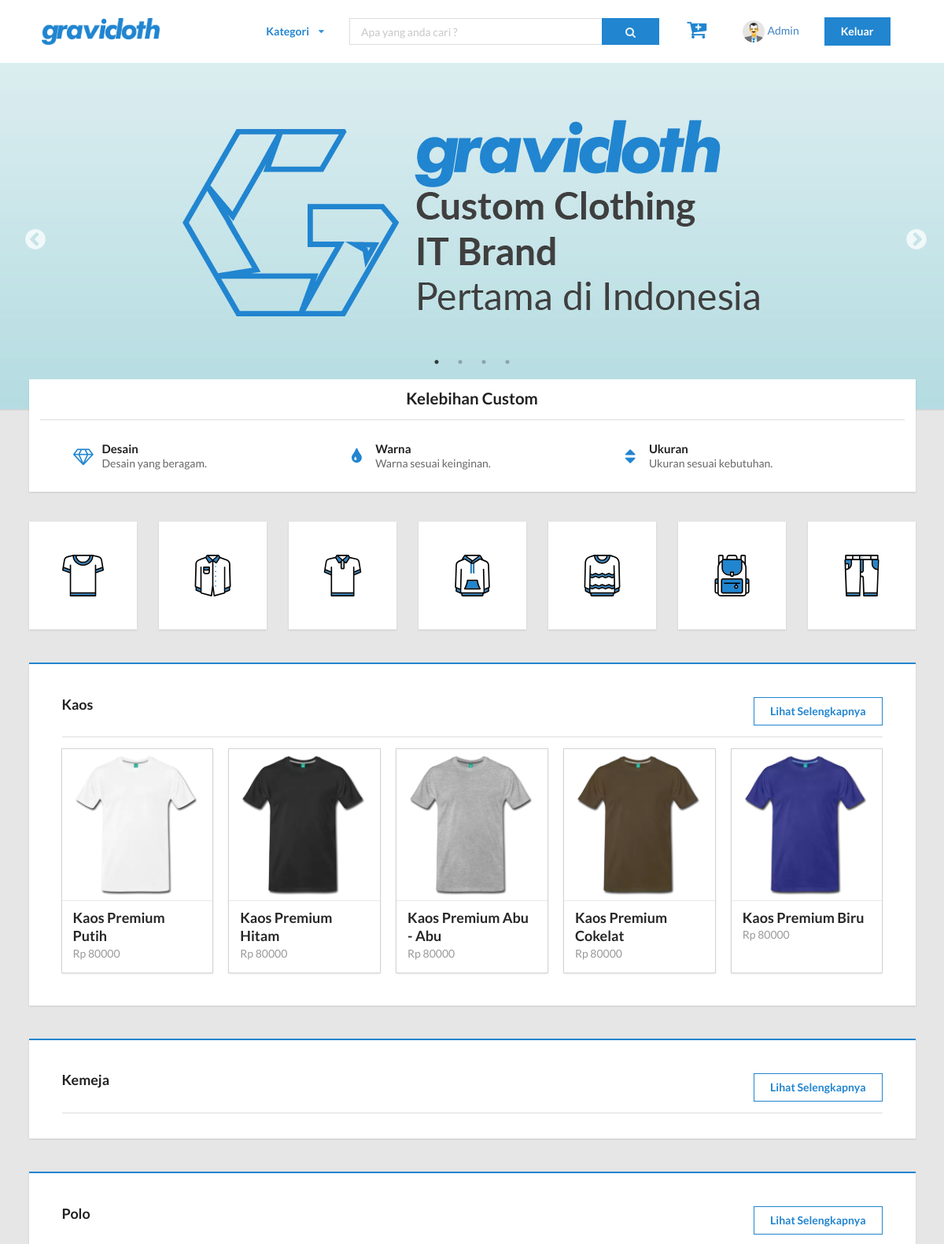
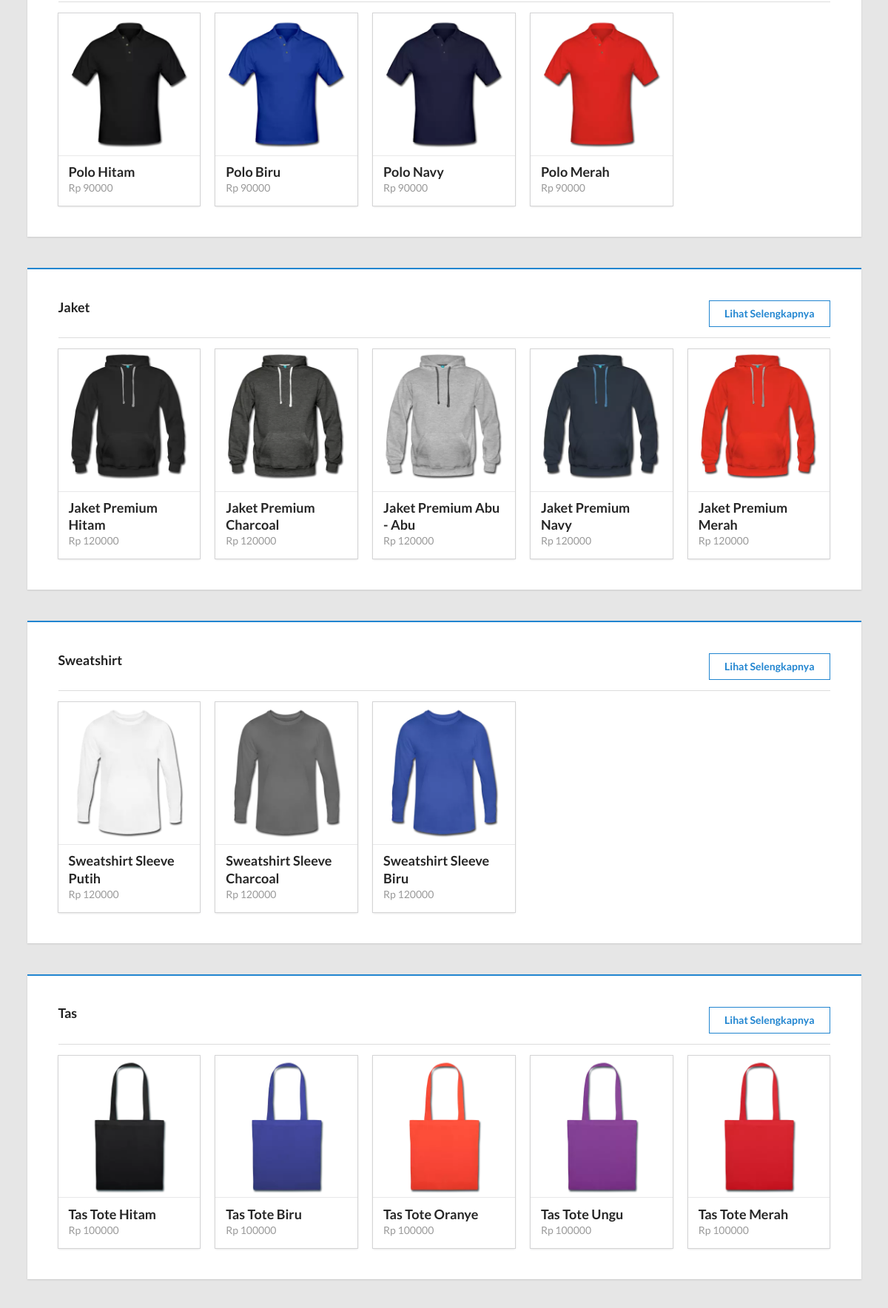
Page /?=home (signed in, upper part) on the committed database (2 pictures, top to bottom).
### tables this page shows
CREATE TABLE `user_detail` (
  `id_user` int(11) NOT NULL,
  `profile_pict` varchar(255) NOT NULL,
  `date_of_birth` date NOT NULL,
  `gender` varchar(1) NOT NULL,
  `address` varchar(255) NOT NULL,
  `phone_number` varchar(15) NOT NULL,
  `id_province` int(11) NOT NULL,
  `id_city` int(11) NOT NULL,
  `postal_code` int(5) NOT NULL
);

CREATE TABLE `user` (
  `id_user` int(11) NOT NULL,
  `id_role` int(11) NOT NULL,
  `name` varchar(50) NOT NULL,
  `email` varchar(255) NOT NULL,
  `password` varchar(255) NOT NULL,
  `created_at` timestamp NOT NULL DEFAULT CURRENT_TIMESTAMP ON UPDATE CURRENT_TIMESTAMP
);

CREATE TABLE `banner` (
  `id_banner` int(11) NOT NULL,
  `banner_name` varchar(20) NOT NULL,
  `banner_description` text NOT NULL,
  `banner_url` varchar(255) NOT NULL,
  `status` tinyint(1) NOT NULL
);

CREATE TABLE `product` (
  `id_product` int(11) NOT NULL,
  `id_category` int(11) NOT NULL,
  `product_image` varchar(255) NOT NULL,
  `product_name` varchar(50) NOT NULL,
  `product_description` text NOT NULL,
  `id_color` int(11) NOT NULL,
  `stock` int(11) NOT NULL,
  `price` int(11) NOT NULL,
  `created_at` timestamp NOT NULL DEFAULT CURRENT_TIMESTAMP ON UPDATE CURRENT_TIMESTAMP
);

### config/session.php (called while the page is built, shortened)
<?php
$user_check = $_SESSION['user_session'];
$pdo = Database::connect();
$pdo->setAttribute(PDO::ATTR_ERRMODE, PDO::ERRMODE_EXCEPTION);
$sql = 'SELECT id_user FROM user WHERE id_user=:id_user';
$q = $pdo->prepare($sql);
$q->execute(array(':id_user'=>$user_check));
$row = $q->fetch(PDO::FETCH_ASSOC);
$login_session = $row['id_user'];
?>

### layout/home.php (the view, shortened to what this page needs)
<section class="home-top-section">
    <div class="banner-section">
        <section class="ui segment banner slider square" id="banner">
            <?php
                $pdo = Database::connect();
                $sql = 'SELECT banner_url FROM banner ORDER BY id_banner ASC';
                foreach ($pdo->query($sql) as $row){
                    echo '<div>';
                    echo '<img class="center-cropped" src="'.$row['banner_url'].'">';
                    echo '</div>';
                }
            ?>
        </section>
    </div>
</section>
<section class="custom-section">
    <div class="ui container">
        <div class="ui segment square" id="custom">
            <div class="ui text container">
                <div class="ui center aligned header">
                    Kelebihan Custom
                </div>
            </div>
            <div class="ui divider"></div>
            <div class="ui stackable equal width padded grid" style="padding-left: 2em; padding-right: 2em;">
            <?php
                $custom_adv = [["Desain", "Desain yang beragam.", "diamond"], ["Warna", "Warna sesuai keinginan.", "theme"], ["Ukuran", "Ukuran sesuai kebutuhan.", "sort"]];
                for ($i = 0; $i < sizeof($custom_adv); $i++){
            ?>
                <div class="column">
                    <h4 class="ui header">
                    <?php
                    echo '<i class="blue '.$custom_adv[$i][2].' icon"></i>'.
                            '<div class="content">'.$custom_adv[$i][0].
                            '<div class="sub header">'.$custom_adv[$i][1].'</div>'.
                            '</div>';
                    ?>
                    </h4>
                </div>
            <?php
                }
            ?>
            </div>
        </div>
    </div>
</section>
<section class="ico-category-section">
    <div class="ui very padded container">
        <div class="ui stackable equal width grid">
            <?php
                $pdo = Database::connect();
                $sql = 'SELECT p.id_product, p.product_image, p.product_name, p.price FROM product p WHERE p.id_category = ? ORDER BY id_product ASC LIMIT 5';
                $q = $pdo->prepare($sql);
                $list_ico_kategory = ['ico_kaos.svg', 'ico_kemeja.svg', 'ico_polo.svg', 'ico_hoodie.svg', 'ico_sweater.svg', 'ico_tas.svg', 'ico_celana.svg'];
                $i = 0;
                foreach ($list_cat as $row){
            ?>
            <div class="column">
                <div class="ui very padded segment square">
                <?php
                    echo '<a class="ui tiny image" href="?p='.strtolower($row).'">';
                    echo '<img src="public/images/'.$list_ico_kategory[$i].'">';
                    echo '</a>';
                    $i++;
                ?>
                </div>
            </div>
            <?php
                }
            ?>
        </div>
    </div>
</section>
<section class="showroom-section">
    <div class="ui container">
        <?php
            $j = 1;
            foreach ($list_cat as $row){
        ?>
            <div class="barang-section">
                <div class="ui blue very padded segment" id="show-barang">
                    <div class="ui stackable grid">
                        <div class="eight wide column">
                            <div class="ui left aligned header">
                                <?= $row; ?>
                            </div>
                        </div>
                        <div class="eight wide column">
                            <a href="?p=<?= strtolower($row); ?>" class="ui right floated inverted blue button">Lihat Selengkapnya</a>
                        </div>
                    </div>
                    <div class="ui divider"></div>
                    <div class="ui container">
                        <div class="ui five stackable cards">
                            <?php
                                if ($q->execute(array($j))){
                                    foreach($q as $nrow) {
                                    echo '<div class="card">';
                                    echo '<a class="image" href="?p=content-detail">
                                        <img src="'.$nrow['product_image'].'">
                                    </a>';
                                    echo '<div class="content">
                                            <a class="header" href="?p=content-detail">'.$nrow['product_name'].'</a>
                                            <div class="meta">
                                                <a href="?p=content-detail">'.'Rp '.$nrow['price'].'</a>
                                            </div>
                                        </div>';
                                    echo '</div>';
                                    }
                                }
                            ?>
                        </div>
                    </div>
                </div>
            </div>
        <?php
            $j++;
            }
        ?>
    </div>
</section>

### layout/partials/header.php (shortened to what this page needs)
<header class="header">
            <div class="ui borderless menu square" id="nav-header">
                <div class="ui container">
                    <div class="item">
                        <a href="?=home">
                            <img class="ui small image" src="public/images/logo.png">
                        </a>
                    </div>
                    <div class="right item">
                        <div class="ui simple dropdown item" id="kategori-header">
                            <strong>Kategori</strong>
                            <i class="dropdown icon"></i>
                               <?php
                                    $list_cat = [];
                                ?>
                        </div>
                        <div class="item">
                            <div class="ui action input">
                                <input type="text" placeholder="Apa yang anda cari ?">
                                <button class="ui icon primary button">
                                    <i class="search icon"></i>
                                </button>
                            </div>
                        </div>
                        <a href="?p=cart" class="item">
                            <div class="ui header cart">
                                <i class="big blue add to cart icon"></i>
                            </div>
                        </a>
                        <?php
                            if ($login_session != ""){
                        ?>
                                <div class="item">
                                <?php
                                    if ($userInfoRow['profile_pict']){
                                        echo '<a href="?p=profile"><img class="ui avatar image" src="'.$userInfoRow['profile_pict'].'"><span>'.$userInfoRow['name'].'</span></a>';
                                    }
                                    else {
                                        echo '<a href="?p=profile"><img class="ui avatar image" src="public\images\profile\default.jpg"><span>'.$userInfoRow['name'].'</span></a>';
                                    }
                                ?>
                                </div>
                                <div class="item">
                                    <a href="?p=logout" class="ui primary button masuk" id="square-button">Keluar</a>
                                </div>
                        <?php
                            }
                        ?>
                    </div>
                </div>
            </div>
        </header>

### public/css/app.css (style rules this page uses)
.ui.square { border-radius: 0; border: 0; }
.ui.input input { border-radius: 0; }
.ui.action.input input { padding-right: 10.67143em !important; }
.ui.action.input > .button, .ui.action.input > .buttons > .button { padding-left: 2em; padding-right: 2em; }
.ui.action.input:not([class*="left action"]) > .button:last-child { border-radius: 0; }
.ui.button, .ui.basic.button { border-radius: 0; }
.ui.card, .ui.cards > .card { border: none; border-radius: 0; }
.ui.card .image, .ui.cards > .card .image { background: transparent; }
.ui.inverted.blue.button, .ui.inverted.blue.buttons .button { box-shadow: 0 0 0 1px #2185D0 inset !important; color: #2185D0; }
body { background: #e6e6e6; background-color: #e6e6e6; }
#nav-header { margin: 0; }
#kategori-header { color: #2185D0; }
#banner { padding: 0; margin-bottom: 0; }
.center-cropped { object-fit: none; object-position: center; width: 100%; height: 440px; }
.custom-section { margin-top: 3em; }
#custom { position: relative; height: 100%; bottom: 80px; }
.ico-category-section { margin-top: -4em; }
.showroom-section { margin-top: 3em; margin-bottom: 3em; }
.barang-section { margin-bottom: 3em; }
#show-barang { border-radius: 0; border-left: 0; border-right: 0; border-bottom: 0; }

### rows in the picture
user_detail: id_user.name "Admin"
banner: banner_url (picture)
product: product_image (picture), product_name "Kaos Premium Putih", price "80000"
product: product_image (picture), product_name "Kaos Premium Hitam", price "80000"
product: product_image (picture), product_name "Kaos Premium Abu - Abu", price "80000"
product: product_image (picture), product_name "Kaos Premium Cokelat", price "80000"
product: product_image (picture), product_name "Kaos Premium Biru", price "80000"
product: product_image (picture), product_name "Polo Hitam", price "90000"
product: product_image (picture), product_name "Polo Biru", price "90000"
product: product_image (picture), product_name "Polo Navy", price "90000"
product: product_image (picture), product_name "Polo Merah", price "90000"
product: product_image (picture), product_name "Jaket Premium Hitam", price "120000"
product: product_image (picture), product_name "Jaket Premium Charcoal", price "120000"
product: product_image (picture), product_name "Jaket Premium Abu - Abu", price "120000"
product: product_image (picture), product_name "Jaket Premium Navy", price "120000"
product: product_image (picture), product_name "Jaket Premium Merah", price "120000"
product: product_image (picture), product_name "Sweatshirt Sleeve Putih", price "120000"
product: product_image (picture), product_name "Sweatshirt Sleeve Charcoal", price "120000"
product: product_image (picture), product_name "Sweatshirt Sleeve Biru", price "120000"
product: product_image (picture), product_name "Tas Tote Hitam", price "100000"
product: product_image (picture), product_name "Tas Tote Biru", price "100000"
product: product_image (picture), product_name "Tas Tote Oranye", price "100000"
product: product_image (picture), product_name "Tas Tote Ungu", price "100000"
product: product_image (picture), product_name "Tas Tote Merah", price "100000"

### other values in the picture
$custom_adv[$i][0] "Desain"
$custom_adv[$i][1] "Desain yang beragam."
$custom_adv[$i][0] "Warna"
$custom_adv[$i][1] "Warna sesuai keinginan."
$custom_adv[$i][0] "Ukuran"
$custom_adv[$i][1] "Ukuran sesuai kebutuhan."
$row "Kaos"
$row "Kemeja"
$row "Polo"
$row "Jaket"
$row "Sweatshirt"
$row "Tas"
